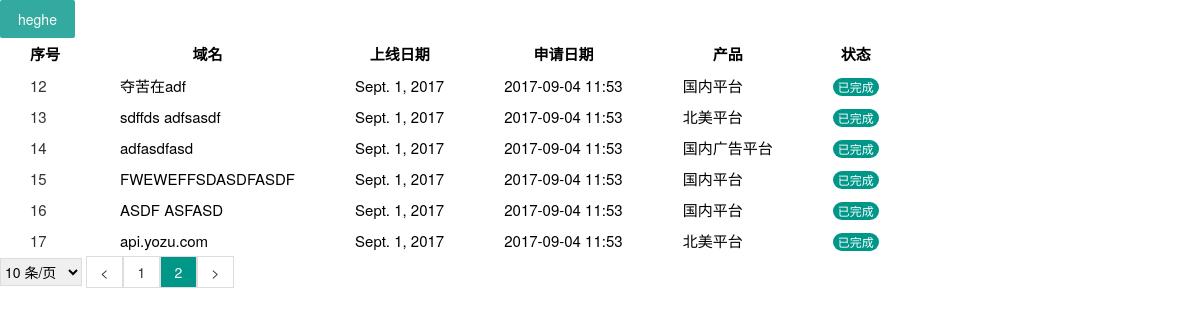
Before: /test.html?p=2 (signed in) with the older database file.
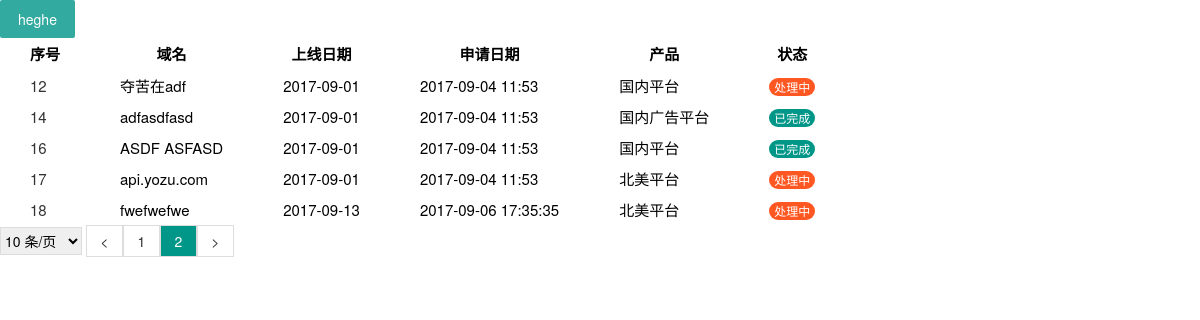
After: the same page with the newer database file.
### work/models.py (models this page shows)
class Domain_info(models.Model):
    project_name = models.CharField(max_length=64, null=True)
    domain = models.CharField(max_length=64)
    online_date = models.CharField(max_length=64, db_index=True)
    https = models.CharField(max_length=32, null=True)  # 0是http, 1是https
    state = models.CharField(max_length=128)
    author = models.CharField(max_length=32)
    status = models.CharField(max_length=4)     # 0 是进行中，1是已完成
    apply_date = models.CharField(max_length=64)
    product = models.ForeignKey("Product", to_field="id")
    ops = models.ForeignKey('User_Info', to_field="id")
    class Meta:
        db_table = 'domain_info'

class Product(models.Model):
    name = models.CharField(max_length=64, db_index=True)
    class Meta:
        db_table = 'product_names'

### work/view/account.py (the view)
    def inner(request, *args, **kwargs):
        v = request.session.get('is_login',None)
        if not v:
            return redirect('/login/')
        return func(request, *args, **kwargs)

### utils/pagination.py (called while the page is built)
    @property
    def start(self):
        return (self.current_page - 1) * self.per_page_count

    @property
    def end(self):
        return self.current_page * self.per_page_count

    @property
    def total_count(self):
        v, y = divmod(self.data_count, self.per_page_count)
        if y:
            v += 1
        return v

### work/view/account.py (called while the page is built)
def auth(func):
    def inner(request, *args, **kwargs):
        v = request.session.get('is_login',None)
        if not v:
            return redirect('/login/')
        return func(request, *args, **kwargs)
    return inner

### work/view/paging.py (called while the page is built)
@auth
def test(request):
    username = request.session.get('username')
    obj = models.User_Info.objects.filter(username=username).all()
    LIST = []
    for project in obj:
        for item in project.domain_info_set.all():
            LIST.append(item)
    current_page = request.GET.get('p', 1)
    current_page = int(current_page)
    val = request.GET.get('per_page_count', 10)
    val = int(val)
    print(type(val), val)
    page_obj = pagination.Page(current_page, len(LIST), val)
    data = LIST[page_obj.start:page_obj.end]
    page_str = page_obj.page_str('/test.html')
    return render(request, 'test.html', {'data': data, 'page_str': page_str})

### templates/test.html (shortened to what this page needs)
<!DOCTYPE html>
<html>
<head>
  <link rel="stylesheet" href="/static/css/layui.css">
</head>
<div class="layui-btn">heghe</div>
<body>
    <table border="0">
        <thead>
        <tr>
            <th class="backlog-border">序号</th>
            <th class="backlog-border">域名</th>
            <th class="backlog-border">上线日期</th>
            <th class="backlog-border">申请日期</th>
            <th class="backlog-border">产品</th>
            <th class="backlog-border">状态</th>
        </tr>
        </thead>
        <tbody>
        {% for item in data %}
        <tr>
            <td class="backlog-border"><a href="#">{{ item.id }}</a></td>
            <td class="backlog-border">{{ item.domain }}</td>
            <td class="backlog-border">{{ item.online_date }}</td>
            <td class="backlog-border">{{ item.apply_date }}</td>
            <td class="backlog-border">{{ item.product.name }}</td>
            {% if item.status in '0' %}
            <td class="backlog-border"><span class="layui-badge">处理中</span></td>
            {% else %}
            <td class="backlog-border"><span class="layui-badge layui-bg-green">已完成</span></td>
            {% endif %}
        </tr>
        {% endfor %}
        </tbody>
    </table>
    <div>
        <div style="display: inline-block">
            <select id="ps" style="height: 28px; border: 1px solid #dddddd" onchange="changePageSize()">
                <option value="10">10 条/页</option>
            </select>
        </div>
        <div class="pagination" style="display:inline-block;">
            {{ page_str }}
        </div>
    </div>
</body>
</html>

### static/css/layui.css (style rules this page uses)
.layui-btn,.layui-inline,img { vertical-align:middle }
.layui-btn,.layui-disabled,.layui-icon,.layui-unselect { -webkit-user-select:none;-ms-user-select:none;-moz-user-select:none }
blockquote,body,button,dd,div,dl,dt,form,h1,h2,h3,h4,h5,h6,input,li,ol,p,pre,td,textarea,th,ul { margin:0;padding:0;-webkit-tap-highlight-color:rgba(0,0,0,0) }
table { border-collapse:collapse;border-spacing:0 }
button,input,optgroup,option,select,textarea { font-family:inherit;font-size:inherit;font-style:inherit;font-weight:inherit;outline:0 }
body { line-height:24px;font:14px Helvetica Neue,Helvetica,PingFang SC,\5FAE\8F6F\96C5\9ED1,Tahoma,Arial,sans-serif }
a { color:#333;text-decoration:none }
.layui-btn,.layui-input,.layui-select,.layui-textarea,.layui-upload-button { outline:0;-webkit-transition:border-color .3s cubic-bezier(.65,.05,.35,.5);transition:border-color .3s cubic-bezier(.65,.05,.35,.5);box-sizing:border-box }
.layui-bg-black,.layui-bg-blue,.layui-bg-cyan,.layui-bg-green,.layui-bg-orange,.layui-bg-red { color:#fff!important }
.layui-bg-green { background-color:#009688!important }
.layui-btn { display:inline-block;height:38px;line-height:38px;padding:0 18px;background-color:#009688;color:#fff;white-space:nowrap;text-align:center;font-size:14px;border:none;border-radius:2px;cursor:pointer;opacity:.9;filter:alpha(opacity=90) }
.layui-badge,.layui-badge-rim { line-height:18px;padding:0 5px }
.layui-badge,.layui-badge-dot,.layui-badge-rim { position:relative;display:inline-block;font-size:12px;background-color:#FF5722;color:#fff }
.layui-badge { min-width:8px;height:18px;text-align:center;border-radius:9px }

### templates/test.html (style rules this page uses)
.backlog-border { padding: 5px 30px; font-size: 15px; }
.pagination .page { display: inline-block; width: 25px; padding: 5px; border: 1px solid #dddddd; text-align: center; }
.pagination .page.active { background-color: #009688; color: white; }

Changed rows visible on the page:
no longer on this page (row edited): Domain_info: id "13", domain "sdffds adfsasdf", online_date "Sept. 1, 2017", apply_date "2017-09-04 11:53", product.name "北美平台", status "已完成"
no longer on this page (row edited): Domain_info: id "15", domain "FWEWEFFSDASDFASDF", online_date "Sept. 1, 2017", apply_date "2017-09-04 11:53", product.name "国内平台", status "已完成"
changed Domain_info "夺苦在adf": online_date "Sept. 1, 2017" → "2017-09-01"; status "已完成" → "处理中"
computed for Domain_info "adfasdfasd": online_date "Sept. 1, 2017" → "2017-09-01"
computed for Domain_info "ASDF ASFASD": online_date "Sept. 1, 2017" → "2017-09-01"
changed Domain_info "api.yozu.com": online_date "Sept. 1, 2017" → "2017-09-01"; status "已完成" → "处理中"
added Domain_info: id "18", domain "fwefwefwe", online_date "2017-09-13", apply_date "2017-09-06 17:35:35", product.name "北美平台", status "处理中"
